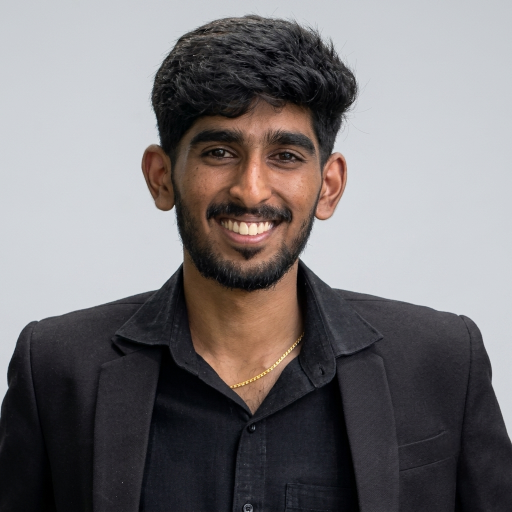
#> input picture assets-src/kavin.png, 1024 x 1024 px (shown at 1/2 size); its folder holds 2 pictures in this run
$ python optimize-images.py
#> lines starting #> are read from the running program, lines starting #| are printed output that depends on the picture
"""
One-off asset pipeline for the hero portrait pair.

The source PNGs (1024px / 1254px squares, ~1.4 MB / ~2 MB) are displayed in a
4:5 pill at ~300px wide, so we crop both to the same 4:5 framing and emit WebP
at 1x / 1.5x / 2x widths. Run from the project root:

    python scripts/optimize-images.py
"""
from pathlib import Path
from PIL import Image

ROOT = Path(__file__).resolve().parent.parent
SRC = ROOT / "assets-src"
OUT = ROOT / "public" / "assets" / "images"
WIDTHS = (320, 480, 640)
ASPECT = (4, 5)


def crop_to_aspect(im: Image.Image, top_bias: float) -> Image.Image:
    """Center-crop horizontally; vertically favour the top (where the face is)."""
#> called with top_bias = 0
    w, h = im.size
#> w = 1024; h = 1024
    target_h = round(w * ASPECT[1] / ASPECT[0])
#> target_h = 1280
    if target_h <= h:
        top = round((h - target_h) * top_bias)
        return im.crop((0, top, w, top + target_h))
    target_w = round(h * ASPECT[0] / ASPECT[1])
#> target_w = 819
    left = (w - target_w) // 2
#> left = 102
    return im.crop((left, 0, left + target_w, h))
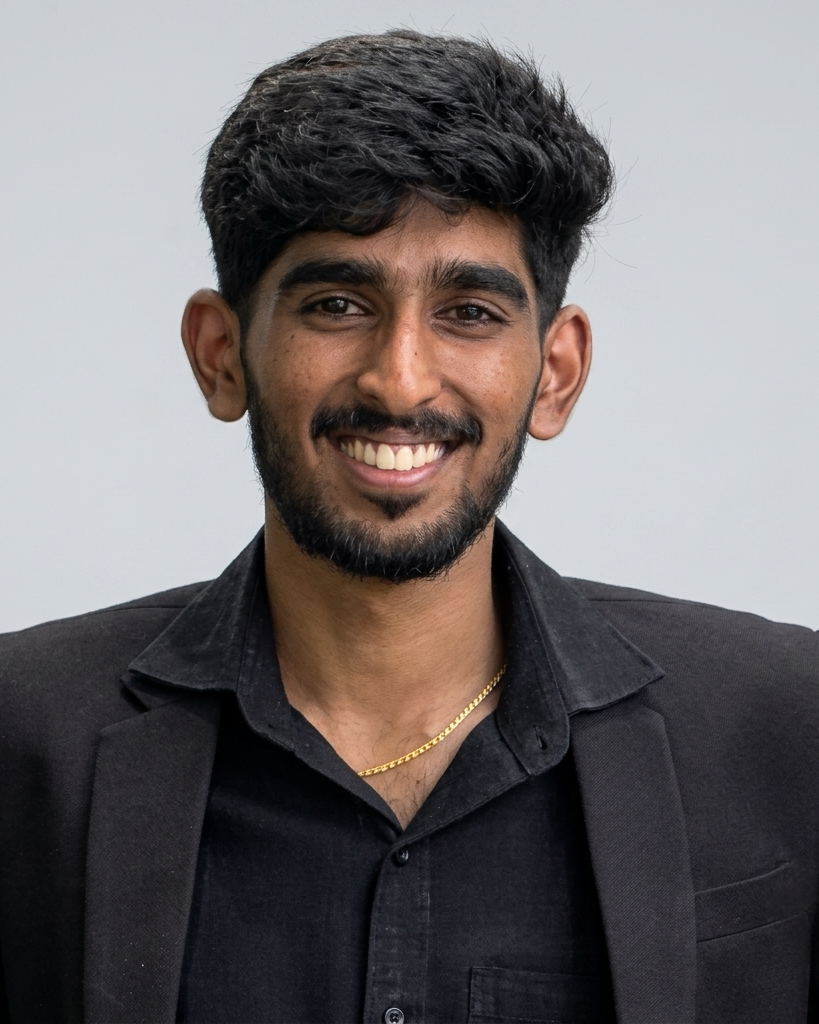
#> returned value: PIL image 819x1024 RGB; mean R, G, B 113.4, 108.5, 109.4


def emit(name: str, top_bias: float) -> None:
    im = Image.open(SRC / f"{name}.png").convert("RGB")
    im = crop_to_aspect(im, top_bias)
    for width in WIDTHS:
        height = round(width * ASPECT[1] / ASPECT[0])
        out = im.resize((width, height), Image.LANCZOS)
        path = OUT / f"{name}-{width}.webp"
        out.save(path, "WEBP", quality=82, method=6)
        print(f"{path.relative_to(ROOT)}  {out.size}  {path.stat().st_size // 1024} KB")


if __name__ == "__main__":
#> (the run stopped early here; a loop or call above may not have finished)
